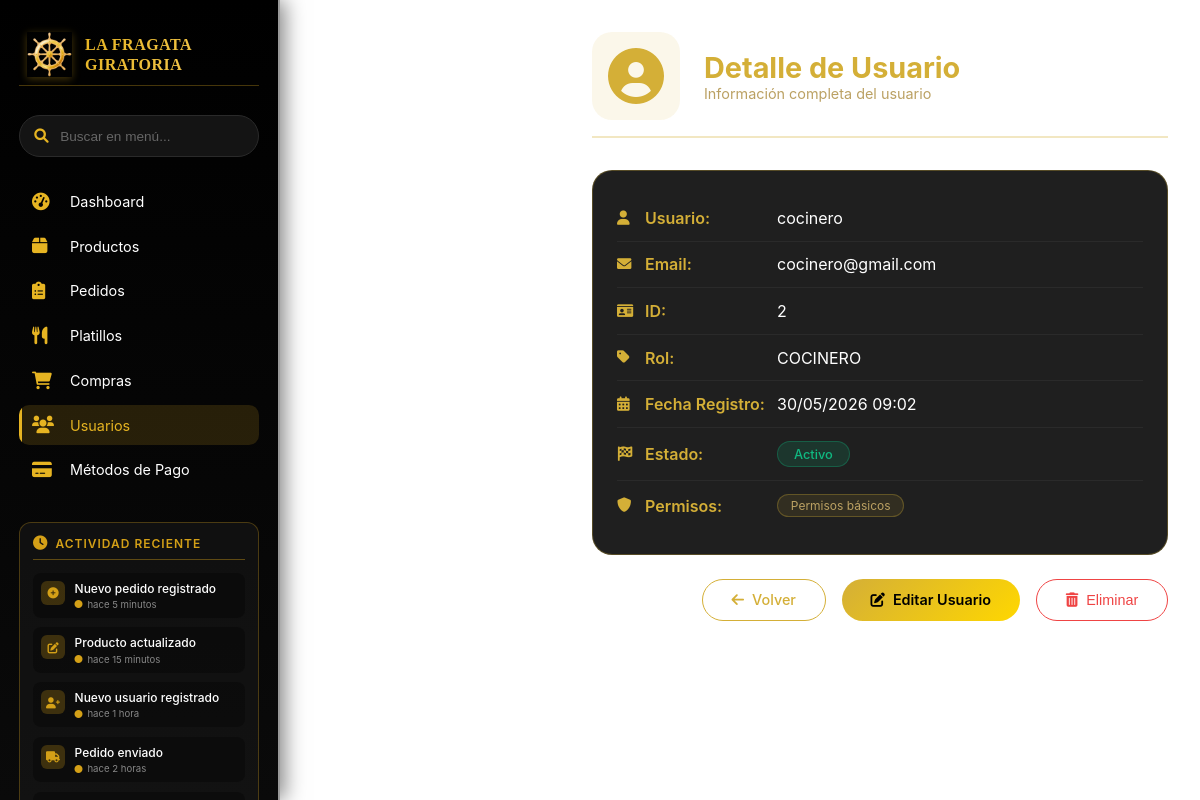
Screenshot of /usuarios/detalle/2/ (signed in) with the database file from the repository.
### usuarios/models.py (models this page shows, shortened)
class Usuario(AbstractBaseUser, PermissionsMixin):
    ESTADO_CHOICES = [
        ('ACTIVO', 'Activo'),
        ('INACTIVO', 'Inactivo'),
        ('SUSPENDIDO', 'Suspendido'),
    ]
    id_usuario = models.AutoField(primary_key=True)
    email = models.CharField(max_length=100, unique=True)
    estado = models.CharField(
        max_length=10,
        choices=ESTADO_CHOICES,
        null=True,
        blank=True,
        default='ACTIVO'
    )
    fecha_creacion = models.DateTimeField(null=True, blank=True, auto_now_add=True)
    nombre_usuario = models.CharField(max_length=100, unique=True)
    password_hash = models.CharField(max_length=255)
    rol = models.ForeignKey(
        Rol,
        on_delete=models.PROTECT,
        db_column='rol_id',
        null=True,
        blank=True
    )
    is_active = models.BooleanField(default=True)
    is_staff = models.BooleanField(default=False)
    date_joined = models.DateTimeField(auto_now_add=True)
    last_login = models.DateTimeField(null=True, blank=True)
    USERNAME_FIELD = 'email'  # Cambia de 'nombre_usuario' a 'email'
    REQUIRED_FIELDS = ['nombre_usuario']  # Ahora nombre_usuario es requerido adicional
    objects = UsuarioManager()
    class Meta:
        db_table = 'usuarios_usuario'  # Cambiar nombre para evitar conflictos
        ordering = ['nombre_usuario']
    @property
    def password(self):
        return self.password_hash

class Rol(models.Model):
    id_rol = models.AutoField(primary_key=True)
    descripcion = models.CharField(max_length=255, null=True, blank=True)
    nombre_rol = models.CharField(max_length=50, unique=True)
    class Meta:
        db_table = 'usuarios_rol'  # Cambiar nombre para evitar conflictos
        ordering = ['nombre_rol']

### usuarios/views.py (the view)
# urls.py: path('detalle/<int:pk>/', views.detalle_usuario, name='detalle'),
@login_required
def detalle_usuario(request, pk):
    if not es_admin(request.user):
        messages.error(request, "No tienes permiso para acceder a esta sección")
        return redirect('dashboard_redirect')
    usuario = get_object_or_404(Usuario.objects.select_related('rol'), id_usuario=pk)
    return render(request, 'roles/admin/Crud/usuarios/detalle_usuario.html', {'usuario': usuario})

### usuarios/views.py (called while the page is built)
def es_admin(user):
    return user.is_authenticated and (
        user.is_staff or user.is_superuser or
        (user.rol and user.rol.nombre_rol == 'ADMIN')
    )

### templates/roles/admin/Crud/usuarios/detalle_usuario.html (shortened to what this page needs)
{% load static %}
<!DOCTYPE html>
<html lang="es">
<head>
    <link rel="stylesheet" href="https://cdnjs.cloudflare.com/ajax/libs/font-awesome/6.0.0/css/all.min.css">
    <link rel="stylesheet" href="{% static 'css/sindear.css' %}">
    <link rel="stylesheet" href="{% static 'css/detalle_usuario.css' %}">
</head>
<body>
<div class="layout-container">
    {% include 'layouts/sindear.html' %}
    <main class="main-content">
        <div class="detalle-container">
            <div class="detalle-header">
                <i class="fas fa-user-circle"></i>
                <div>
                    <h1>Detalle de Usuario</h1>
                    <p>Información completa del usuario</p>
                </div>
            </div>
            <div class="detalle-card">
                <div class="detalle-row">
                    <div class="detalle-label">
                        <i class="fas fa-user"></i> Usuario:
                    </div>
                    <div class="detalle-value" id="usuarioNombre">{{ usuario.nombre_usuario|default:'' }}</div>
                </div>
                <div class="detalle-row">
                    <div class="detalle-label">
                        <i class="fas fa-envelope"></i> Email:
                    </div>
                    <div class="detalle-value" id="usuarioEmail">{{ usuario.email|default:'' }}</div>
                </div>
                <div class="detalle-row">
                    <div class="detalle-label">
                        <i class="fas fa-id-card"></i> ID:
                    </div>
                    <div class="detalle-value" id="usuarioId">{{ usuario.id_usuario|default:'' }}</div>
                </div>
                <div class="detalle-row">
                    <div class="detalle-label">
                        <i class="fas fa-tag"></i> Rol:
                    </div>
                    <div class="detalle-value" id="usuarioRol">
                        {% if usuario.is_superuser %}
                            Administrador
                        {% elif usuario.rol %}
                            {{ usuario.rol.nombre_rol }}
                        {% else %}
                            Usuario
                        {% endif %}
                    </div>
                </div>
                <div class="detalle-row">
                    <div class="detalle-label">
                        <i class="fas fa-calendar-alt"></i> Fecha Registro:
                    </div>
                    <div class="detalle-value" id="usuarioFecha">{{ usuario.date_joined|date:"d/m/Y H:i"|default:'' }}</div>
                </div>
                <div class="detalle-row">
                    <div class="detalle-label">
                        <i class="fas fa-flag-checkered"></i> Estado:
                    </div>
                    <div class="detalle-value">
                        <span class="estado-badge {% if usuario.is_active %}estado-activo{% else %}estado-inactivo{% endif %}" id="usuarioEstado">
                            {% if usuario.is_active %}Activo{% else %}Inactivo{% endif %}
                        </span>
                    </div>
                </div>
                <div class="detalle-row">
                    <div class="detalle-label">
                        <i class="fas fa-shield-alt"></i> Permisos:
                    </div>
                    <div class="detalle-value">
                        <div class="permisos-list" id="usuarioPermisos">
                            {% if usuario.is_superuser %}
                                <span class="permiso-badge">Todos los permisos</span>
                            {% else %}
                                <span class="permiso-badge">Permisos básicos</span>
                            {% endif %}
                        </div>
                    </div>
                </div>
            </div>
            <div class="acciones">
                <a href="{% url 'usuarios:lista' %}" class="btn btn-volver">
                    <i class="fas fa-arrow-left"></i> Volver
                </a>
                <a href="{% url 'usuarios:editar' usuario.id_usuario %}" class="btn btn-editar">
                    <i class="fas fa-edit"></i> Editar Usuario
                </a>
                <button class="btn btn-eliminar" onclick="abrirModalEliminar({{ usuario.id_usuario }}, '{{ usuario.nombre_usuario|escapejs }}')">
                    <i class="fas fa-trash-alt"></i> Eliminar
                </button>
            </div>
        </div>
    </main>
</div>
</body>
</html>

### static/css/sindear.css (style rules this page uses)
:root { --sidebar-width: 280px; --sidebar-collapsed-width: 80px; --color-dorado: #f5d487; --color-dorado-oscuro: #d4af37; --color-dorado-intenso: #ffd700; --color-fondo-sidebar: #0a0a0a; --color-fondo-sidebar-hover: #ffffff; --color-texto-sidebar: #ffffff; --color-texto-secundario: #bba163; --color-borde: rgba(212, 175, 55, 0.3); --transition-smooth: all 0.3s cubic-bezier(0.4, 0, 0.2, 1); }
.layout-container { display: flex; min-height: 100vh; position: relative; }
.main-content { flex: 1; padding: 2rem; background: transparent; min-height: 100vh; transition: var(--transition-smooth); }

### static/css/detalle_usuario.css (style rules this page uses)
:root { --primary-gold: #f5d487; --secondary-gold: #d4af37; --intense-gold: #ffd700; --text-secondary: #bba163; --border-gold: rgba(212, 175, 55, 0.3); --border-intense: rgba(212, 175, 55, 0.8); --success-green: #10b981; --error-red: #ef4444; --warning-yellow: #f59e0b; --transition: all 0.3s ease; --sidebar-width: 280px; }
* { margin: 0; padding: 0; box-sizing: border-box; }
body { font-family: 'Inter', 'Segoe UI', Tahoma, Geneva, Verdana, sans-serif; background: url('../img/BGgeneral.jpg') no-repeat center center / cover fixed; background-size: cover; color: var(--color-dorado); min-height: 100vh; }
.layout-container { display: flex; min-height: 100vh; }
.main-content { flex: 1; margin-left: var(--sidebar-width); padding: 2rem; transition: var(--transition); }
.detalle-container { max-width: 900px; margin: 0 auto; animation: fadeIn 0.5s ease; }
.detalle-header { display: flex; align-items: center; gap: 1.5rem; margin-bottom: 2rem; padding-bottom: 1rem; border-bottom: 2px solid var(--border-gold); }
.detalle-header i { font-size: 3.5rem; color: var(--secondary-gold); background: rgba(212, 175, 55, 0.1); padding: 1rem; border-radius: 20px; }
.detalle-header h1 { color: var(--secondary-gold); font-size: 1.8rem; margin: 0; }
.detalle-header p { color: var(--text-secondary); margin: 0; font-size: 0.9rem; }
.detalle-card { background: rgba(20, 20, 20, 0.95); backdrop-filter: blur(10px); border: 1px solid var(--border-gold); border-radius: 20px; padding: 1.5rem; margin-bottom: 1.5rem; transition: var(--transition); }
.detalle-row { display: flex; padding: 0.8rem 0; border-bottom: 1px solid rgba(255, 255, 255, 0.05); }
.detalle-row:last-child { border-bottom: none; }
.detalle-label { width: 160px; font-weight: 600; color: var(--secondary-gold); display: flex; align-items: center; gap: 0.5rem; }
.detalle-label i { width: 20px; font-size: 0.9rem; }
.detalle-value { flex: 1; color: #fff; }
.estado-badge { display: inline-block; padding: 0.3rem 1rem; border-radius: 20px; font-size: 0.8rem; font-weight: 500; }
.estado-activo { background: rgba(16, 185, 129, 0.15); color: var(--success-green); border: 1px solid rgba(16, 185, 129, 0.3); }
.permisos-list { display: flex; flex-wrap: wrap; gap: 0.5rem; }
.permiso-badge { background: rgba(212, 175, 55, 0.1); border: 1px solid var(--border-gold); border-radius: 20px; padding: 0.2rem 0.8rem; font-size: 0.75rem; color: var(--text-secondary); }
.acciones { display: flex; gap: 1rem; justify-content: flex-end; margin-top: 1rem; }
.btn { padding: 0.7rem 1.8rem; border-radius: 30px; text-decoration: none; font-size: 0.9rem; font-weight: 500; transition: var(--transition); cursor: pointer; border: none; display: inline-flex; align-items: center; gap: 0.5rem; }
.btn-volver { background: transparent; color: var(--secondary-gold); border: 1px solid var(--secondary-gold); }
.btn-editar { background: linear-gradient(135deg, var(--secondary-gold), var(--intense-gold)); color: #000; font-weight: 600; }
.btn-eliminar { background: transparent; color: var(--error-red); border: 1px solid var(--error-red); }

### rows the page displays
Usuario: nombre_usuario "cocinero", email "cocinero@gmail.com", id_usuario "2", rol.nombre_rol "COCINERO", date_joined "30/05/2026 09:02"
